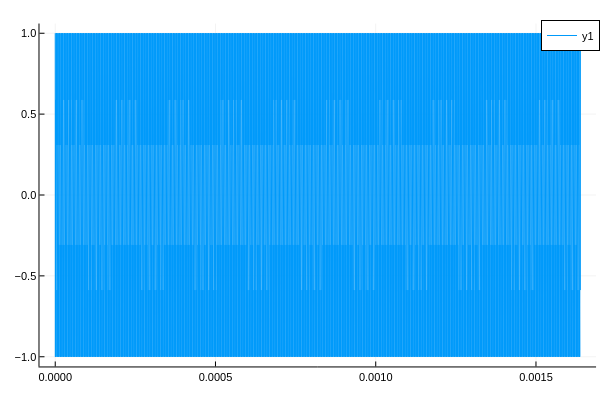

The notebook cell this image was saved under:
### Code cell
plot(t,x)

### Figure 1 — Plotly figure (JSON) as saved in the notebook; plotly's stock layout.template omitted (floating-point values rounded to 4 significant figures; data arrays with more than 128 entries replaced by an {"elided": "..."} marker saying what was removed)
{"data": [{"colorbar": {"len": 0.9525, "title": "", "x": 0.9934, "y": 0.5139}, "legendgroup": "y1", "line": {"color": "rgba(0, 154, 250, 1.000)", "dash": "solid", "shape": "linear", "width": 1}, "mode": "lines", "name": "y1", "showlegend": true, "type": "scatter", "x": {"elided": "32768 float values"}, "xaxis": "x", "y": {"elided": "32768 float values"}, "yaxis": "y"}], "layout": {"annotations": [], "height": 400, "legend": {"bgcolor": "rgba(255, 255, 255, 1.000)", "bordercolor": "rgba(0, 0, 0, 1.000)", "borderwidth": 1, "font": {"color": "rgba(0, 0, 0, 1.000)", "family": "sans-serif", "size": 11}, "title": {"font": {"color": "rgba(0, 0, 0, 1.000)", "family": "sans-serif", "size": 15}, "text": ""}, "tracegroupgap": 0, "traceorder": "normal", "x": 1, "xanchor": "auto", "y": 1, "yanchor": "auto"}, "margin": {"b": 20, "l": 0, "r": 0, "t": 20}, "paper_bgcolor": "rgba(255, 255, 255, 1.000)", "plot_bgcolor": "rgba(255, 255, 255, 1.000)", "showlegend": true, "width": 600, "xaxis": {"anchor": "y", "domain": [0.06582, 0.9934], "gridcolor": "rgba(0, 0, 0, 0.100)", "gridwidth": 0.5, "linecolor": "rgba(0, 0, 0, 1.000)", "mirror": false, "range": [-4.915e-05, 0.001688], "showgrid": true, "showline": true, "showticklabels": true, "tickangle": 0, "tickcolor": "rgb(0, 0, 0)", "tickfont": {"color": "rgba(0, 0, 0, 1.000)", "family": "sans-serif", "size": 11}, "tickmode": "array", "ticks": "inside", "ticktext": ["0.0000", "0.0005", "0.0010", "0.0015"], "tickvals": [0, 0.0005, 0.001, 0.0015], "title": "", "titlefont": {"color": "rgba(0, 0, 0, 1.000)", "family": "sans-serif", "size": 15}, "type": "-", "visible": true, "zeroline": false, "zerolinecolor": "rgba(0, 0, 0, 1.000)"}, "yaxis": {"anchor": "x", "domain": [0.03762, 0.9902], "gridcolor": "rgba(0, 0, 0, 0.100)", "gridwidth": 0.5, "linecolor": "rgba(0, 0, 0, 1.000)", "mirror": false, "range": [-1.06, 1.06], "showgrid": true, "showline": true, "showticklabels": true, "tickangle": 0, "tickcolor": "rgb(0, 0, 0)", "tickfont": {"color": "rgba(0, 0, 0, 1.000)", "family": "sans-serif", "size": 11}, "tickmode": "array", "ticks": "inside", "ticktext": ["−1.0", "−0.5", "0.0", "0.5", "1.0"], "tickvals": [-1, -0.5, 0, 0.5, 1], "title": "", "titlefont": {"color": "rgba(0, 0, 0, 1.000)", "family": "sans-serif", "size": 15}, "type": "-", "visible": true, "zeroline": false, "zerolinecolor": "rgba(0, 0, 0, 1.000)"}}}
